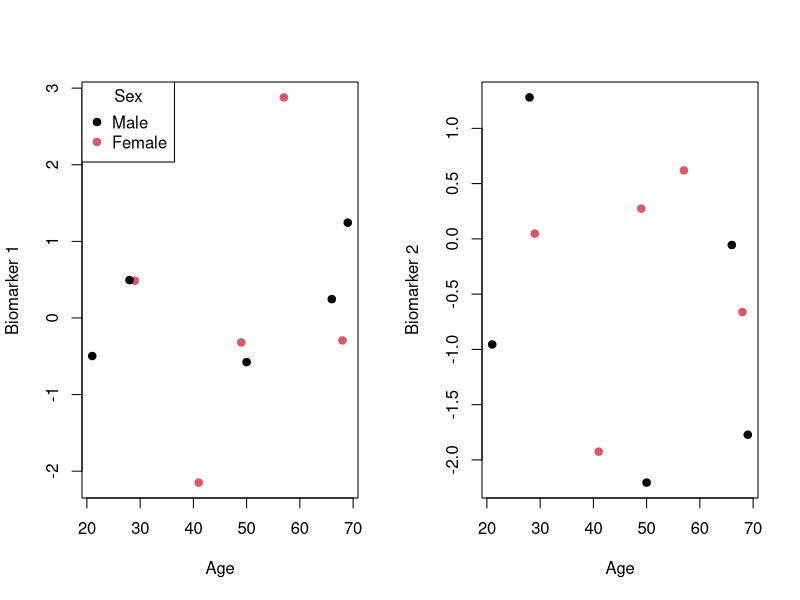
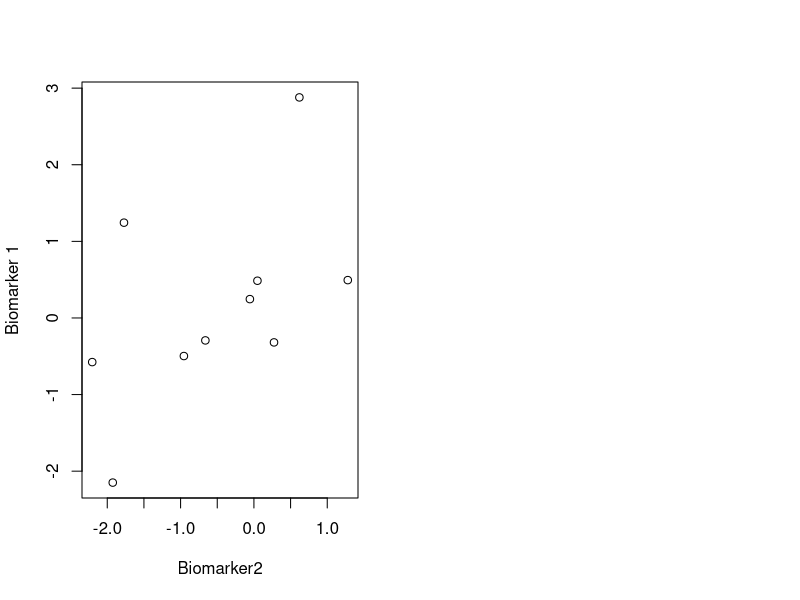

These figures' R source, in order:
## ---- chunk 1
knitr::opts_chunk$set(echo = FALSE)
## ---- chunk 2
data_clin <- read.table("clinical.txt", header = TRUE)
data_biom <- read.table("biomarkers.txt", header = TRUE)
data_merge <- merge(data_clin, data_biom)
## ---- chunk 3
good_round <- function(x, digits = 2, pval = FALSE){
	# just use round otherwise
	stopifnot(digits > 1)
	stopifnot(length(digits) == 1)
	if(pval){
		stopifnot(x >= 0 & x <= 1)
	}
	tmp <- sprintf(paste0("%.", digits, "f"), x)
    zero <- paste0("0.", paste0(rep("0", digits), collapse = ""))
    tmp[tmp == paste0("-", zero)] <- zero
    if(pval & tmp == zero){
    	tmp <- paste0("<0.", paste0(rep("0", digits - 1), collapse = ""), "1", 
    	              collapse = "")
    }
    return(tmp)
}
## ---- chunk 4
n <- nrow(data_merge)
n_female <- sum(data_merge$sexf)
mean_age <- good_round(mean(data_merge$age))
sd_age <- good_round(sd(data_merge$age))
## ---- chunk 5
# plot of biom1 by age and biom2 by age
layout(t(1:2))
plot(y = data_merge$biom1, x = data_merge$age,
     xlab = "Age", ylab = "Biomarker 1",
     col = data_merge$sexf + 1, pch = 19)
legend(title = "Sex", col = c(1, 2), 
       legend = c("Male", "Female"),
       pch = 19,
       x = "topleft")
plot(y = data_merge$biom2, x = data_merge$age,
     xlab = "Age", ylab = "Biomarker 2",
     col = data_merge$sexf + 1, pch = 19)
## ---- chunk 6
# plot of biom1 vs. biom 2
plot(y = data_merge$biom1, x = data_merge$biom2,
     xlab = "Biomarker2", ylab = "Biomarker 1")
